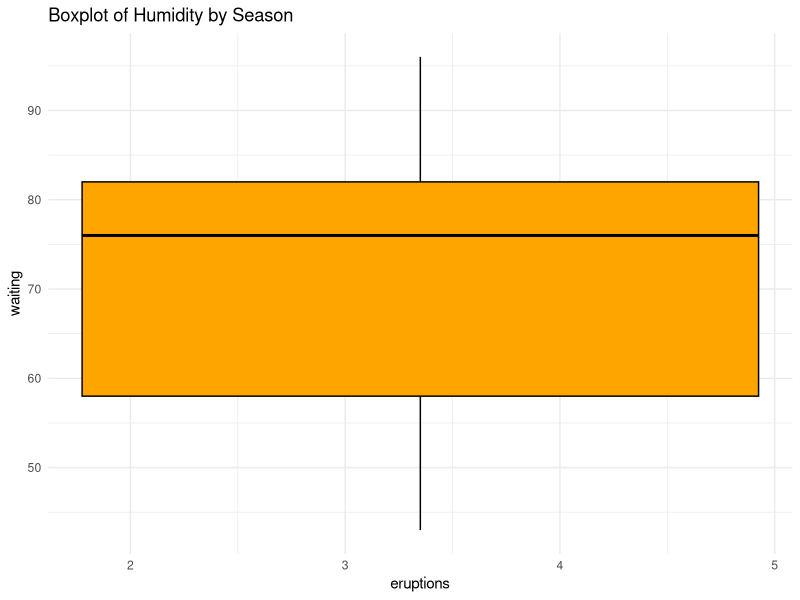
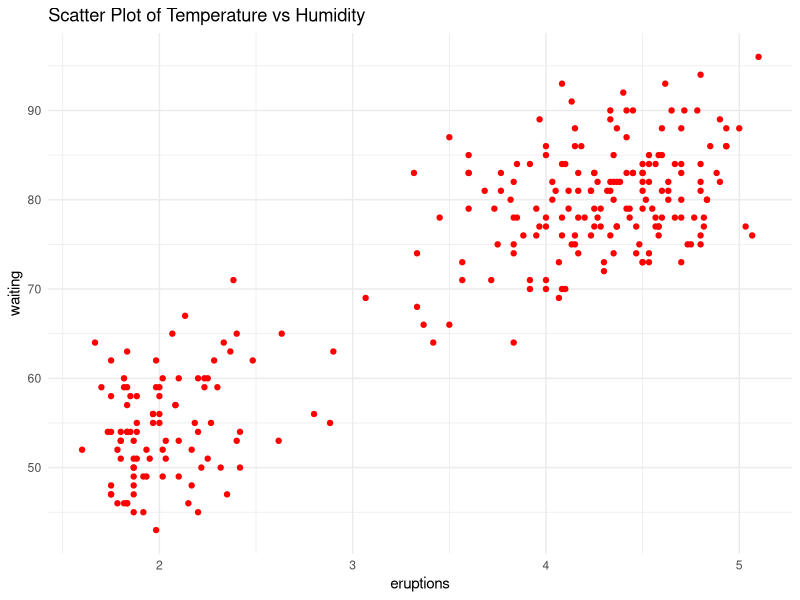
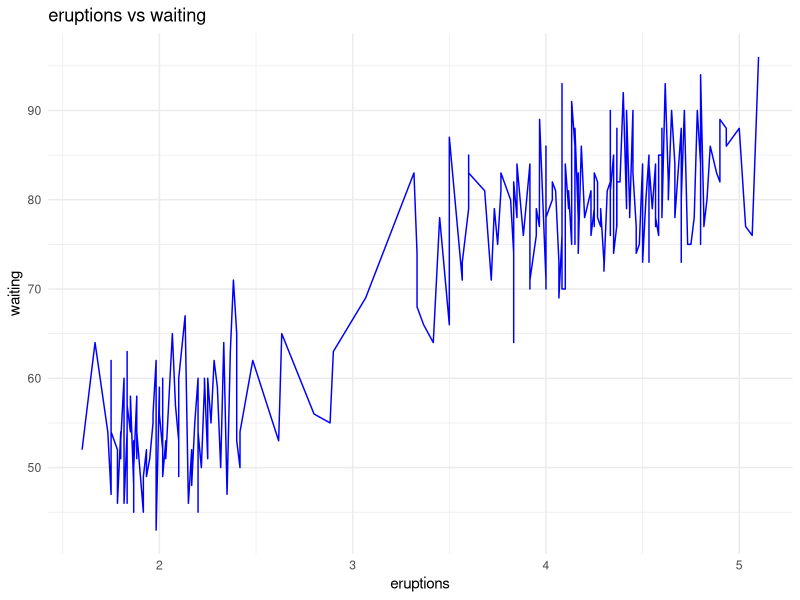

Write R code to recreate these figures, in order.
## ---- chunk 1
library(readr)
library(dplyr)
library(ggplot2)
str(faithful)
head(faithful)
summary(faithful)
## ---- chunk 2
missing_values <- sapply(faithful, function(x) sum(is.na(x)))
print(missing_values)
## ---- chunk 3
# Visualize the data
# Histogram for numerical variables
num_vars <- sapply(faithful, is.numeric)
num_data <- faithful[, num_vars]
## ---- chunk 4
# boxplot
ggplot(faithful, aes(x =eruptions, y =waiting)) +
  geom_boxplot(fill = "orange", color = "black") +
  theme_minimal() +
  labs(title = "Boxplot of Humidity by Season", x= "eruptions", y= "waiting")
## ---- chunk 5
# Scatter plot to show the relationship between two numeric variables (replace 'temp' and 'humidity' with appropriate column names)
ggplot(faithful, aes(x = eruptions, y = waiting)) +
  geom_point(color = "red") +
  theme_minimal() +
  labs(title = "Scatter Plot of Temperature vs Humidity", x = "eruptions", y = "waiting")
## ---- chunk 6
# Time series plot for a variable over time (replace 'date' and 'temp' with appropriate column names)
ggplot(faithful, aes(x = eruptions , y = waiting)) +
  geom_line(color = "blue") +
  theme_minimal() +
  labs(title = "eruptions vs waiting", x = "eruptions", y = "waiting")
